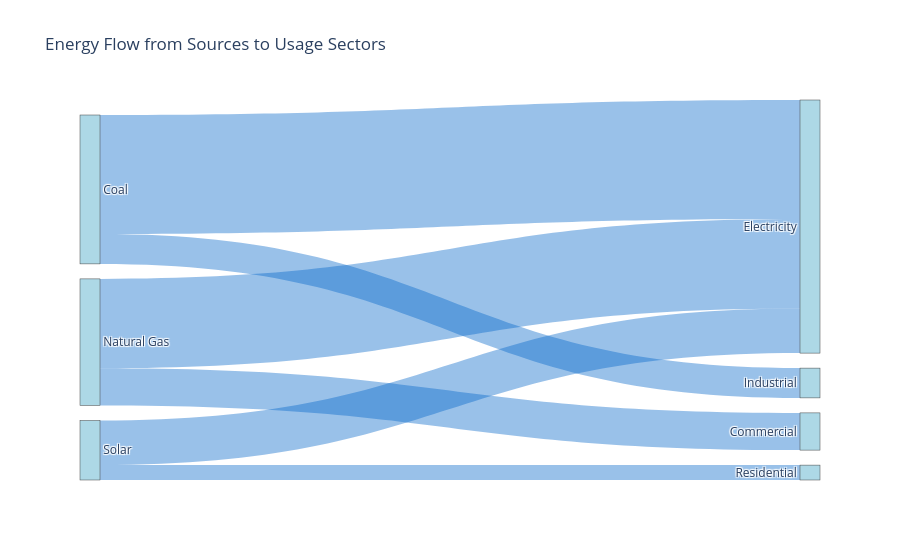

Notebook code for this chart:
### Code cell
#1. Sankey Diagram
import pandas as pd
import plotly.graph_objects as go

# Sample energy flow data (simplified)
data = pd.DataFrame({
    'source': ['Coal', 'Coal', 'Solar', 'Solar', 'Natural Gas', 'Natural Gas'],
    'target': ['Electricity', 'Industrial', 'Electricity', 'Residential', 'Electricity', 'Commercial'],
    'value': [80, 20, 30, 10, 60, 25]
})

# Create a label list and map to indices
labels = list(pd.unique(data[['source', 'target']].values.ravel('K')))
label_map = {label: idx for idx, label in enumerate(labels)}

# Map source/target to indices
data['source_idx'] = data['source'].map(label_map)
data['target_idx'] = data['target'].map(label_map)

# Create the Sankey figure
fig = go.Figure(go.Sankey(
    node=dict(
        pad=15,
        thickness=20,
        label=labels,
        color="lightblue"
    ),
    link=dict(
        source=data['source_idx'],
        target=data['target_idx'],
        value=data['value'],
        color="rgba(0,100,200,0.4)"
    )
))

fig.update_layout(title_text="Energy Flow from Sources to Usage Sectors", font_size=12)
fig.show()

### Figure 1 — Plotly figure (JSON) as saved in the notebook; plotly's stock layout.template omitted (floating-point values rounded to 4 significant figures)
{"data": [{"link": {"color": "rgba(0,100,200,0.4)", "source": [0, 0, 1, 1, 2, 2], "target": [3, 4, 3, 5, 3, 6], "value": [80, 20, 30, 10, 60, 25]}, "node": {"color": "lightblue", "label": ["Coal", "Solar", "Natural Gas", "Electricity", "Industrial", "Residential", "Commercial"], "pad": 15, "thickness": 20}, "type": "sankey"}], "layout": {"font": {"size": 12}, "title": {"text": "Energy Flow from Sources to Usage Sectors"}}}
